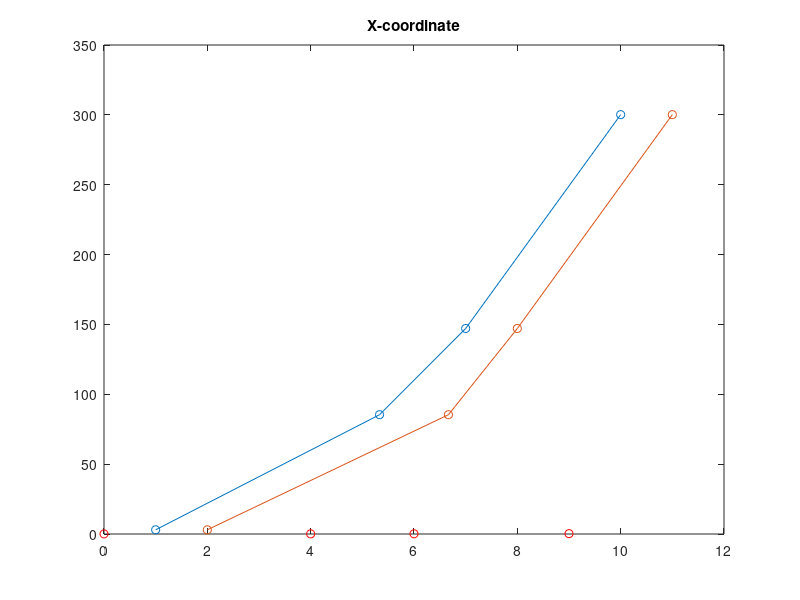
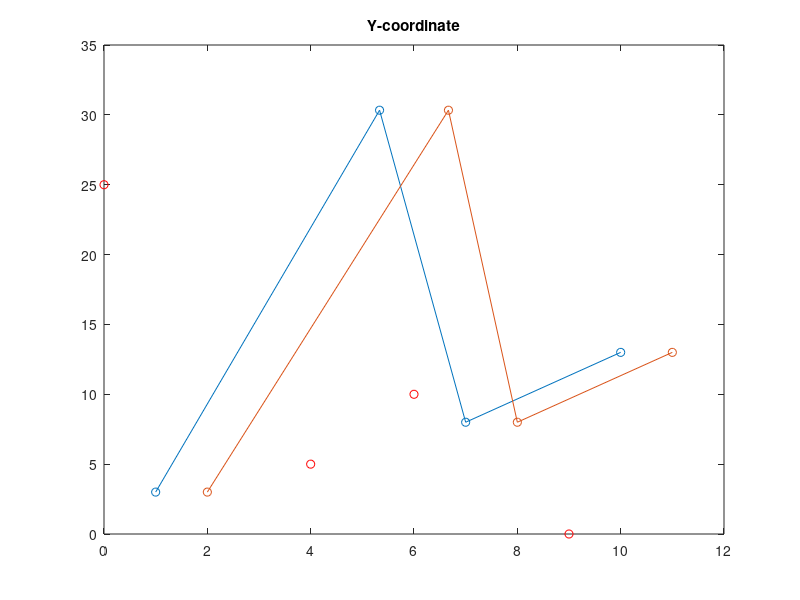
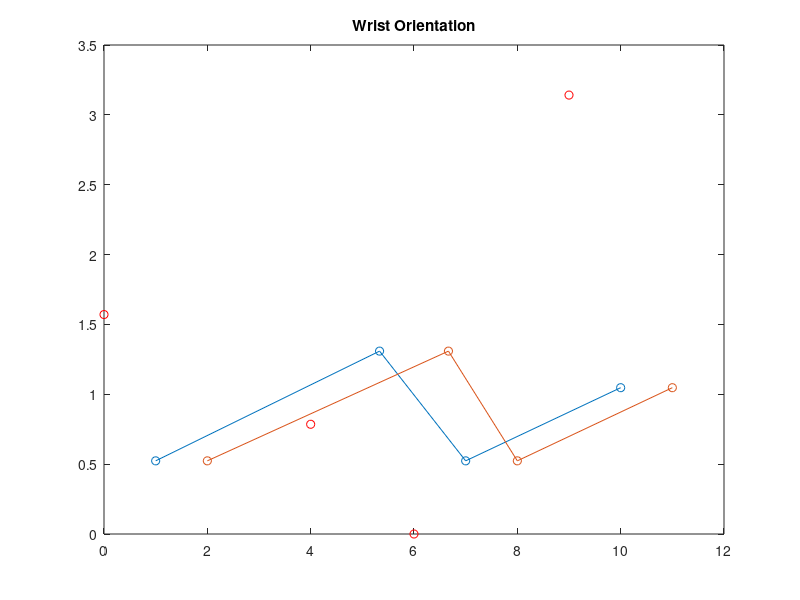

Reproduce these figures in MATLAB, in order.
%%%%%%%%%%%%%%%%%%%%%%%%%%%%%%PATH PLANNER%%%%%%%%%%%%%%%%%%%%%%%%%%%%%%%%%
% Let's start off by defining some via points in an array for both x and y
% coordinates as well as wrist orientation (in radians).
clc; clear all; close all;
x = [0, 0.05, 0.10, 0.15, 0.25]; % meters
y = [0, 25, 5, 10, 0]; % meters
O = [0, pi/2, pi/4, 0, pi]; % radians

% With the via points defined, let's define the time segments.
Ts = [ 3, 4, 3, 3]; % seconds

% Let's assume fixed acceleration
Af = 2.0; % fixed at 2 m/s^2

% Let's define the number of line segments
n = length(x) - 1;

% Create a time progression matrix like Professor Ala did.
% First column of Tp matrix - segmentation start time
% Second column of Tp matrix - first parabolic blend (end) time
% Third column of Tp matrix - linear segment end time
% Fourth Column of Tp matrix - second parabolic end time.
Tp = zeros(n, 4);

% Calculate blend times, velocities, and accelerations
for i = 1:n
    % Calculate blend times
    blend_time = Ts(i) / 3;

    % Assign values to progression time matrix
    Tp(i, 1) = (i - 1) * Ts(i);
    Tp(i, 2) = Tp(i, 1) + blend_time;
    Tp(i, 3) = Tp(i, 2) + Ts(i) - 2 * blend_time;
    Tp(i, 4) = Tp(i, 3) + blend_time;
end

% Preallocate memory for acceleration, position, and velocity vectors
% representing (X, Y, O)
A = zeros(n, 3);
V = zeros(n, 3);
P = zeros(n, 3);

% Assign constant acceleration in all three planes.
for i = 1:n
    A(i, :) = [Af, Af, Af];

    % Will produce instantaneous velocity (should be linear in nature as
    % acceleration is constant)
    V(i, 1) = A(i, 1) * Tp(i, 2);
    V(i, 2) = A(i, 2) * (Tp(i, 3) - Tp(i, 2));
    V(i, 3) = (O(i + 1) - O(i)) / Ts(i); % Linear segment in wrist orientation

    % Calculating position (actually applying the blends)
    % Using x = x0 + v0t + 1/2at^2
    P(i, 1) = x(i) + V(i, 1) * (Tp(i, 2)) + (0.5 * (A(i, 1) * (Tp(i, 2)^2)));
    % Parabolic segment in y
    P(i, 2) = y(i) + V(i, 2) * (Tp(i, 3) - Tp(i, 2)) + 0.5 * A(i, 2) * ((Tp(i, 3) - Tp(i, 2))^2);
    % Linear segment in wrist orientation
    P(i, 3) = O(i) + V(i, 3) * (Tp(i, 4) - Tp(i, 3)) % Linear segment in wrist orientation
end

% Extract relevant blend times for plotting
t_step = [Tp(:, 2), Tp(:, 3)];

% Plot X-coordinate
figure
plot(t_step', P(:, 1), 'o-');
hold on;
plot(Tp(:, 1), x(2:5), 'ro');
title('X-coordinate');

% Plot Y-coordinate
figure
plot(t_step', P(:, 2), 'o-');
hold on;
plot(Tp(:, 1), y(2:5), 'ro');
title('Y-coordinate');

% Plot Wrist Orientation
figure
plot(t_step', P(:, 3), 'o-');
hold on;
plot(Tp(:, 1), O(2:5), 'ro');
title('Wrist Orientation');